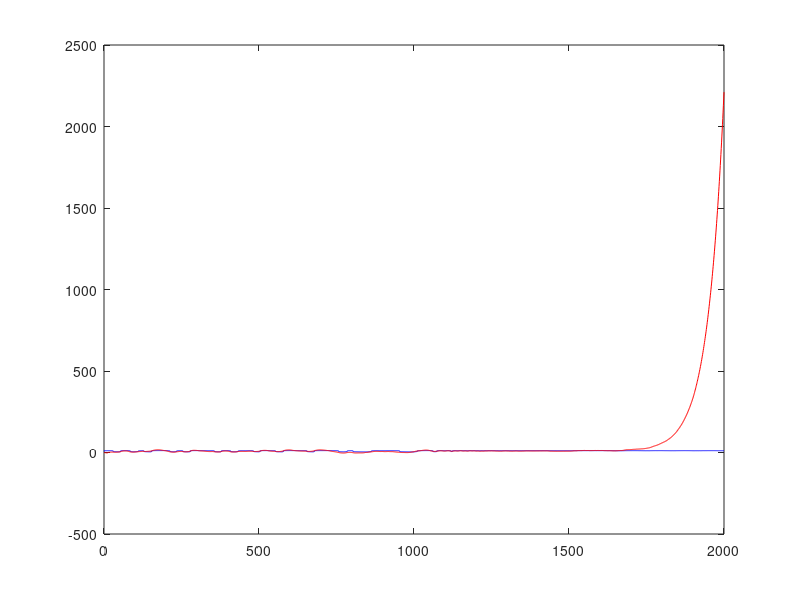

MATLAB code to generate this figure:
%{
Contributed by:
	Jairo Espinosa
	K.U.Leuven ESAT-SISTA
	K.Mercierlaan 94
	B3001 Heverlee
	Jairo.Espinosa@esat.kuleuven.ac.be

Description:
	Simulation data of a pH neutralization process in a constant volume
	stirring tank. 
	Volume of the tank 1100 liters 
	Concentration of the acid solution (HAC) 0.0032 Mol/l
	Concentration of the base solution (NaOH) 0,05 Mol/l
Sampling:
	10 sec
Number:
	2001
Inputs:
	u1: Acid solution flow in liters
	u2: Base solution flow in liters

Outputs:
	y: pH of the solution in the tank

References:
	T.J. Mc Avoy, E.Hsu and S.Lowenthal, Dynamics of pH in controlled 
	stirred tank reactor, Ind.Eng.Chem.Process Des.Develop.11(1972)
	71-78

Properties:
	Highly non-linear system.

Columns:
	Column 1: time-steps
	Column 2: input u1
	Column 3: input u2
	Column 4: output y

Category:
	Process industry systems

%}

clear all, close all, clc

load pHdata.dat
U=pHdata(:,2:3);
Y=pHdata(:,4);


dat = iddata (Y, U)

[sys, x0] = moen4 (dat, 6)     % s=15, n=6


[y, t] = lsim (sys, U, [], x0);

err = norm (Y - y, 1) / norm (Y, 1)
st = isstable (sys)

figure (1)
plot (t, Y(:,1), 'b', t, y(:,1), 'r')



